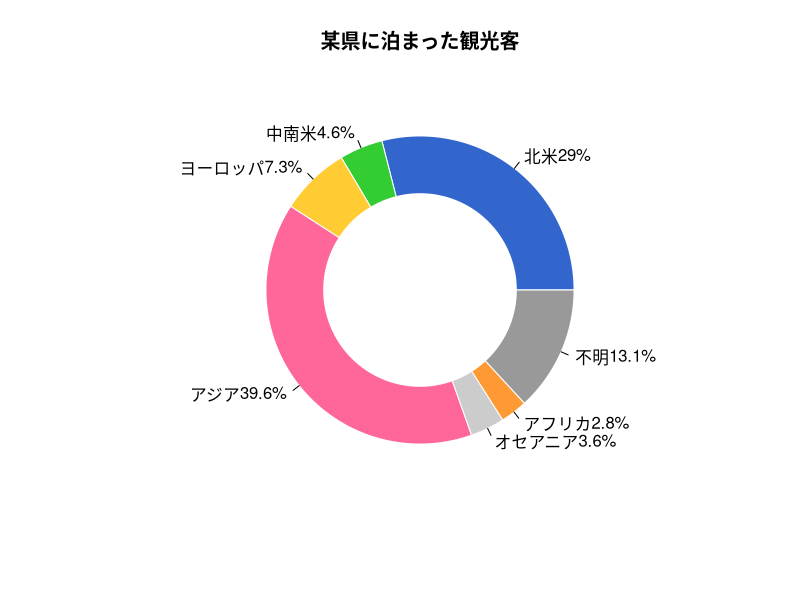

The R source for this figure:
# データの定義
labels <- c("北米", "中南米", "ヨーロッパ", "アジア", "オセアニア", "アフリカ", "不明")
sizes <- c(63613, 9996, 16087, 86849, 7879, 6220, 28836)
# 色の定義
colors <- c("#3366CC", "#33CC33", "#FFCC33", "#FF6699", "#CCCCCC", "#FF9933", "#999999")
windows()
# 割合をグラフ内に表示
percent <- round(prop.table(sizes)*100, 1)
percent_labels <- paste0(labels, percent, "%")
pie(sizes, labels = percent_labels, col = colors,border="white",main="某県に泊まった観光客")
par(new=T)
pie(1,radius=0.5,col="white",border="white",labels="")
